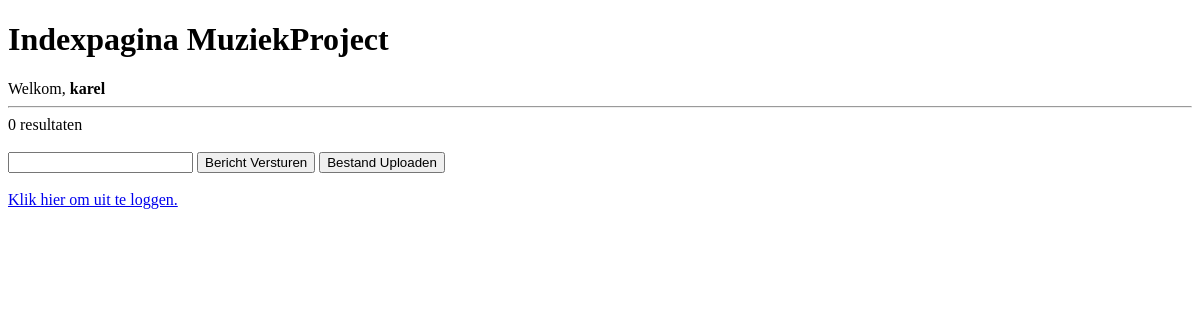
/Muziekproject/index.php (signed in), run on an earlier commit of the app's database.
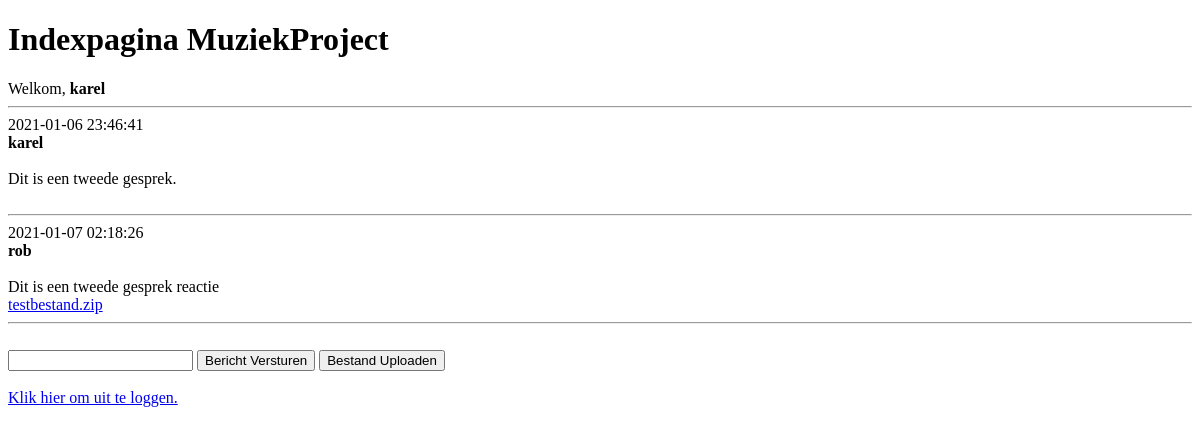
And on a later commit of the database.
### tables this page shows
CREATE TABLE `comment` (
  `comment_ID` int(10) NOT NULL,
  `conversation_ID` int(10) NOT NULL,
  `comment` varchar(100) NOT NULL,
  `date` timestamp NOT NULL DEFAULT current_timestamp() ON UPDATE current_timestamp(),
  `user_ID` int(10) NOT NULL,
  `uploaded_file` varchar(100) NOT NULL
);

CREATE TABLE `user` (
  `user_ID` int(10) NOT NULL,
  `user_name` varchar(30) NOT NULL,
  `user_password` varchar(30) NOT NULL,
  `admin` tinyint(1) NOT NULL DEFAULT 0
);

### Muziekproject/index.php (the view, shortened to what this page needs)
<!DOCTYPE html>
<html>
	<head>
	</head>
	<body>
		<h1>Indexpagina MuziekProject</h1>
		<?php
			require("Backend/config.php");
			$connection = $db_connection;
			$Session = "";
			foreach ($_SESSION as $key=>$Session)
			{
				echo "Welkom, <b>".$Session."</b><hr>";
			}
			$processed_1 ="";
			$processed_2 ="";
			$query_part1 = "SELECT user_ID FROM user WHERE user_name='$Session'";
			$query_result1 = $connection->query($query_part1);
			if ($query_result1->num_rows > 0)
			{
				while($row1 = $query_result1->fetch_assoc())
				{
					$processed_1 = $row1["user_ID"];
				}
				$query_part2 = "SELECT DISTINCT conversation_ID FROM comment WHERE user_ID='$processed_1'";
				$query_result2 = $connection->query($query_part2);
				if ($query_result2->num_rows > 0)
				{
					while($row1 = $query_result2->fetch_assoc())
					{
						$processed_2 = $row1["conversation_ID"];
					}
				}
				$query_part3 = "SELECT * FROM comment WHERE conversation_ID='$processed_2'";
				$query_result3 = $connection->query($query_part3);
				if ($query_result3->num_rows > 0)
				{
					while($row1 = $query_result3->fetch_assoc())
					{
						$processed_4 = $row1["user_ID"];
						$query_part4 = "SELECT user_name FROM user WHERE user_ID='$processed_4'";
						$query_result4 = $connection->query($query_part4);
						$message_owner ="";
						while($row2 = $query_result4->fetch_assoc())
						{
							$message_owner = $row2["user_name"];;
						}
						echo "" . $row1["date"].
						"<br><b>" . $message_owner.
						"</b><br><br>" . $row1["comment"].
						'<br><a href="'.$row1['uploaded_file'].'">'.$row1['uploaded_file'].'</a></br><hr>';
					}
				}
				else
				{
					echo "0 resultaten";
				}
			}
		?>
		<?php if ($_SESSION != null) : ?>
			<html>
				<form action="index.php" method="post">
					<br><input type="text" name="comment" required="required"/>
					<input type="submit" value="Bericht Versturen"/>
					<input type="button" value="Bestand Uploaden"/>
				</form>
				<br><a href="logout.php"> Klik hier om uit te loggen. </a>
			</html>
		<?php endif; ?>
	</body>
</html>

What changed in the data, as far as the page shows it:
added comment: date "2021-01-06 23:46:41", user_ID.user_name "karel", comment "Dit is een tweede gesprek."
added comment: date "2021-01-07 02:18:26", user_ID.user_name "rob", comment "Dit is een tweede gesprek reactie", uploaded_file "testbestand.zip"
Also different on the page:
text no longer shown: "0 resultaten"
